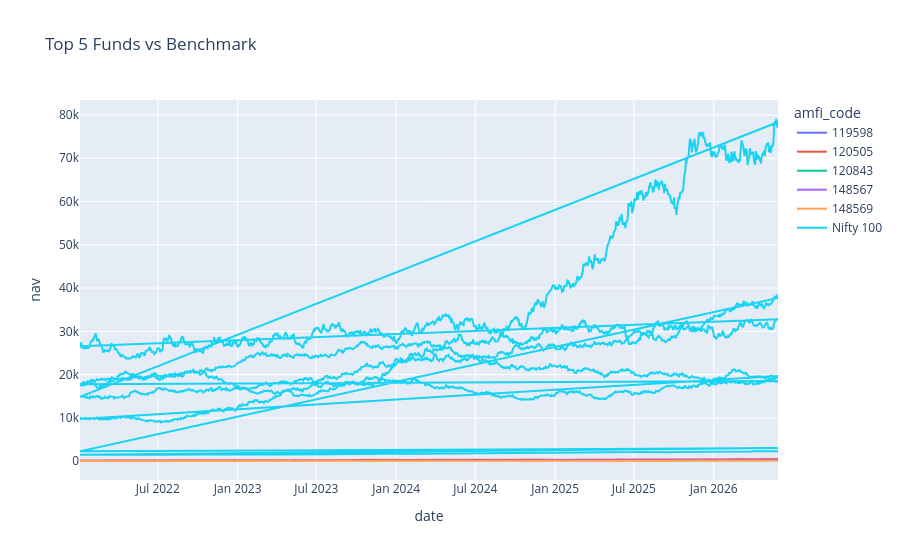

The notebook cell saved with this chart:
### Code cell
fig = px.line(
    nav[
        nav["amfi_code"].isin(
            top5["amfi_code"]
        )
    ],
    x="date",
    y="nav",
    color="amfi_code",
    title="Top 5 Funds vs Benchmark"
)

fig.add_scatter(
    x=benchmark["date"],
    y=benchmark["close_value"],
    mode="lines",
    name="Nifty 100"
)

fig.show()

### Figure 1 — Plotly figure (JSON) as saved in the notebook; plotly's stock layout.template omitted (floating-point values rounded to 4 significant figures; data arrays with more than 128 entries replaced by an {"elided": "..."} marker saying what was removed)
{"data": [{"hovertemplate": "amfi_code=119598<br>date=%{x}<br>nav=%{y}<extra></extra>", "legendgroup": "119598", "line": {"color": "#636efa", "dash": "solid"}, "marker": {"symbol": "circle"}, "mode": "lines", "name": "119598", "showlegend": true, "type": "scattergl", "x": {"elided": "1150 str values"}, "xaxis": "x", "y": {"elided": "1150 float values"}, "yaxis": "y"}, {"hovertemplate": "amfi_code=120505<br>date=%{x}<br>nav=%{y}<extra></extra>", "legendgroup": "120505", "line": {"color": "#EF553B", "dash": "solid"}, "marker": {"symbol": "circle"}, "mode": "lines", "name": "120505", "showlegend": true, "type": "scattergl", "x": {"elided": "1150 str values"}, "xaxis": "x", "y": {"elided": "1150 float values"}, "yaxis": "y"}, {"hovertemplate": "amfi_code=120843<br>date=%{x}<br>nav=%{y}<extra></extra>", "legendgroup": "120843", "line": {"color": "#00cc96", "dash": "solid"}, "marker": {"symbol": "circle"}, "mode": "lines", "name": "120843", "showlegend": true, "type": "scattergl", "x": {"elided": "1150 str values"}, "xaxis": "x", "y": {"elided": "1150 float values"}, "yaxis": "y"}, {"hovertemplate": "amfi_code=148567<br>date=%{x}<br>nav=%{y}<extra></extra>", "legendgroup": "148567", "line": {"color": "#ab63fa", "dash": "solid"}, "marker": {"symbol": "circle"}, "mode": "lines", "name": "148567", "showlegend": true, "type": "scattergl", "x": {"elided": "1150 str values"}, "xaxis": "x", "y": {"elided": "1150 float values"}, "yaxis": "y"}, {"hovertemplate": "amfi_code=148569<br>date=%{x}<br>nav=%{y}<extra></extra>", "legendgroup": "148569", "line": {"color": "#FFA15A", "dash": "solid"}, "marker": {"symbol": "circle"}, "mode": "lines", "name": "148569", "showlegend": true, "type": "scattergl", "x": {"elided": "1150 str values"}, "xaxis": "x", "y": {"elided": "1150 float values"}, "yaxis": "y"}, {"mode": "lines", "name": "Nifty 100", "type": "scatter", "x": {"elided": "8050 str values"}, "y": {"elided": "8050 float values"}}], "layout": {"legend": {"title": {"text": "amfi_code"}, "tracegroupgap": 0}, "title": {"text": "Top 5 Funds vs Benchmark"}, "xaxis": {"anchor": "y", "domain": [0, 1], "title": {"text": "date"}}, "yaxis": {"anchor": "x", "domain": [0, 1], "title": {"text": "nav"}}}}
